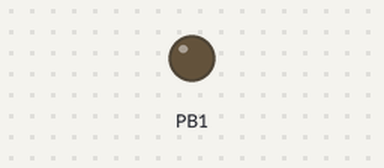
Bench run of a sketch on a simulated ATtiny85, built with avr-gcc and run on an emulated ATtiny85. On the bench: output pins drawn as LEDs (lit = HIGH).

Above: at 4.9 s.
At 14.9 s:
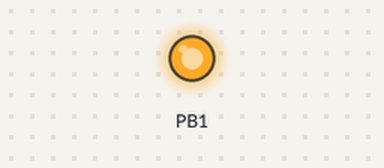
Timing chart, 0 to 32.4 s (numbered marks = the images above):
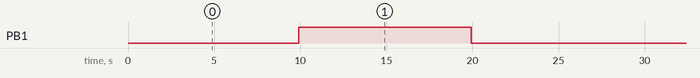

Measured:
- by itself, PB1: alternates HIGH for 10.0 s and LOW for 14.9 s

The sketch:

script.ino
```cpp
#include "DigiKeyboard.h"

void setup() {
  pinMode(1, OUTPUT);
}

void loop() {
  // Open the default browser and navigate to the YouTube link
  DigiKeyboard.sendKeyStroke(KEY_R, MOD_GUI_LEFT);
  DigiKeyboard.delay(300);
  DigiKeyboard.print("http://www.youtube.com/watch?v=kJQP7kiw5Fk&pp=ygUJZGVzcGFjaXRv");
  DigiKeyboard.sendKeyStroke(KEY_ENTER);
  DigiKeyboard.delay(3000);

  // Play the song
  for (int i = 0; i < 2; i++) {
    DigiKeyboard.sendKeyStroke(43);
    DigiKeyboard.delay(500);
  }
  DigiKeyboard.sendKeyStroke(KEY_ENTER);
  DigiKeyboard.delay(5000); // wait for the video to load
  DigiKeyboard.sendKeyStroke(KEY_SPACE);
  DigiKeyboard.delay(500);

  // Turn on the LED for 10 seconds and then turn it off
  digitalWrite(1, HIGH);
  DigiKeyboard.delay(10000);
  digitalWrite(1, LOW);
  DigiKeyboard.delay(5000);
}
```
